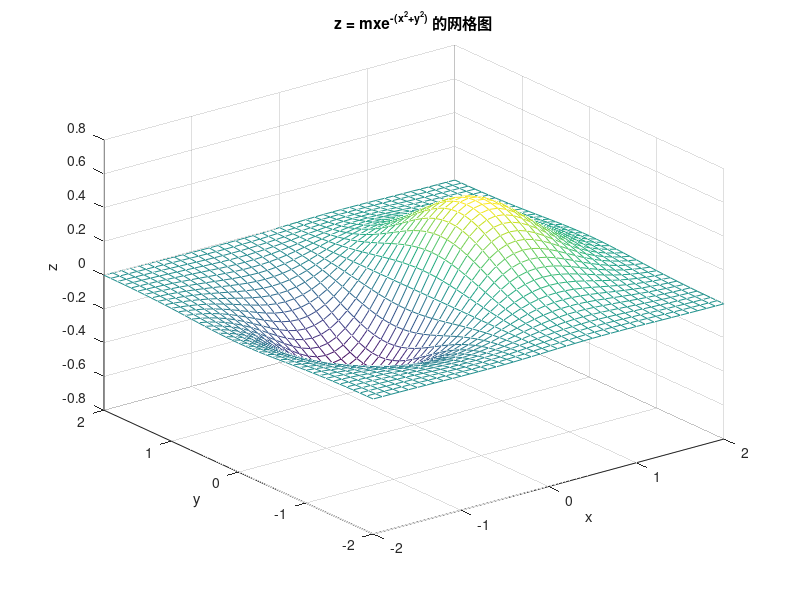
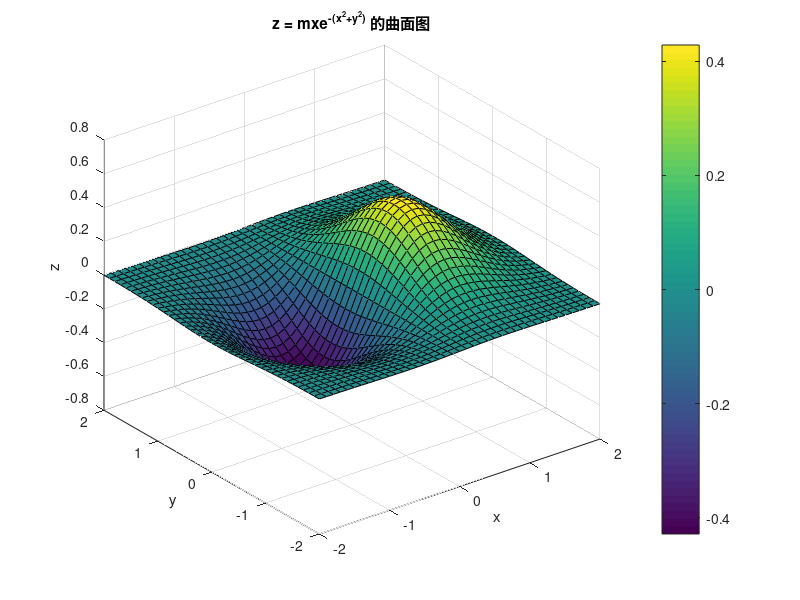

Recreate these plots in MATLAB, in order.
% 定义参数 m
m = 1;  % 可以根据需要调整参数值

% 创建 x 和 y 的网格点
[x, y] = meshgrid(-2:0.1:2, -2:0.1:2);

% 计算函数值 z
z = m * x .* exp(-(x.^2 + y.^2));

% 方法一：使用 mesh 命令绘制网格图
figure(1);
mesh(x, y, z);
title('z = mxe^{-(x^2+y^2)} 的网格图');
xlabel('x');
ylabel('y');
zlabel('z');
grid on;

% 方法二：使用 surf 命令绘制曲面图
figure(2);
surf(x, y, z);
title('z = mxe^{-(x^2+y^2)} 的曲面图');
xlabel('x');
ylabel('y');
zlabel('z');
colorbar;  % 添加颜色条
